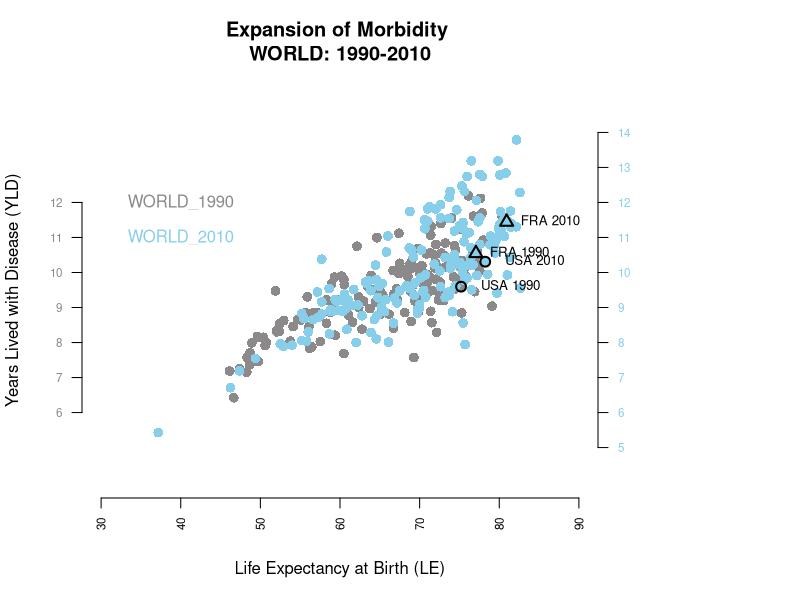
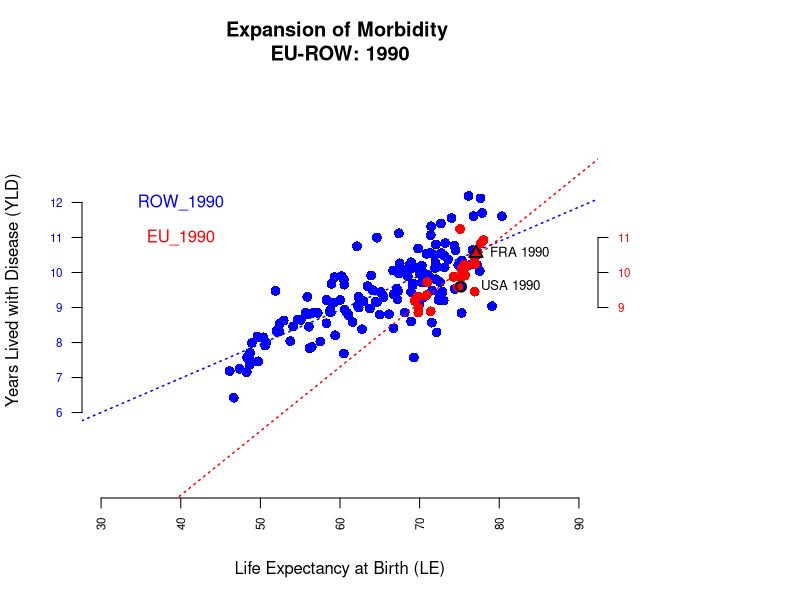
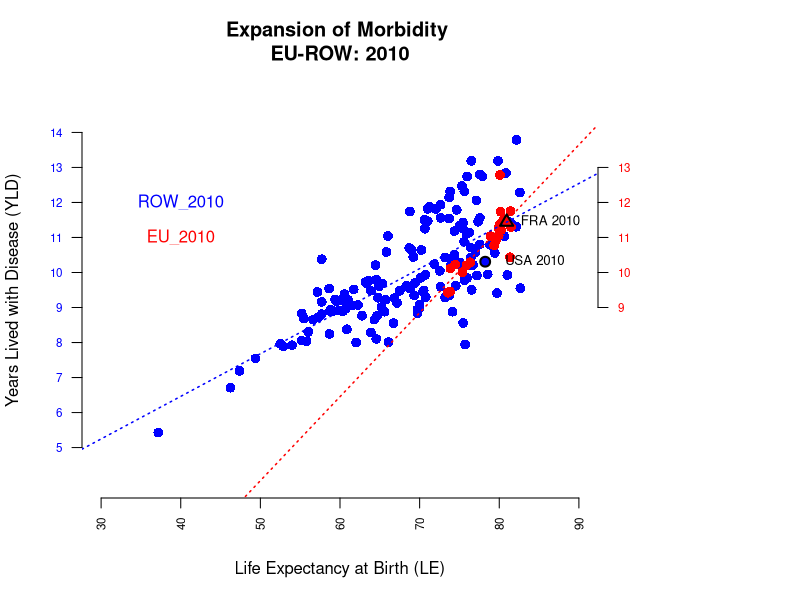
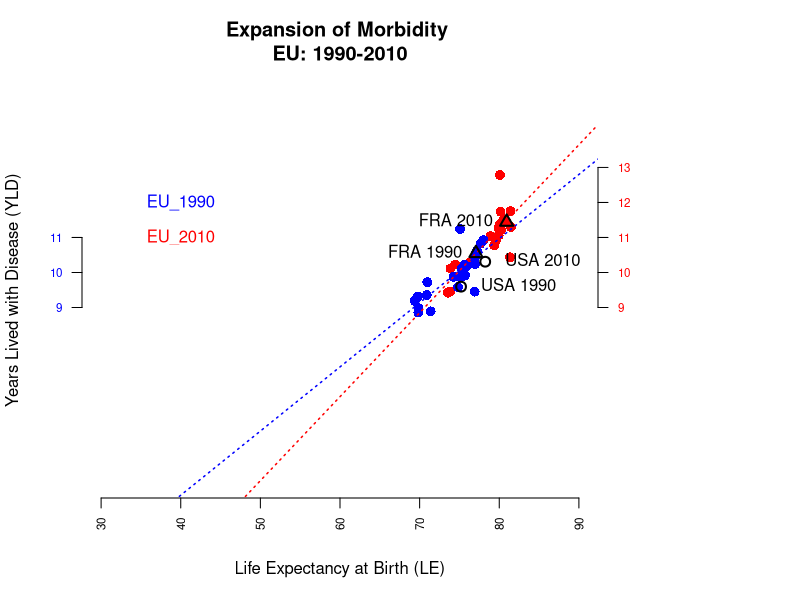
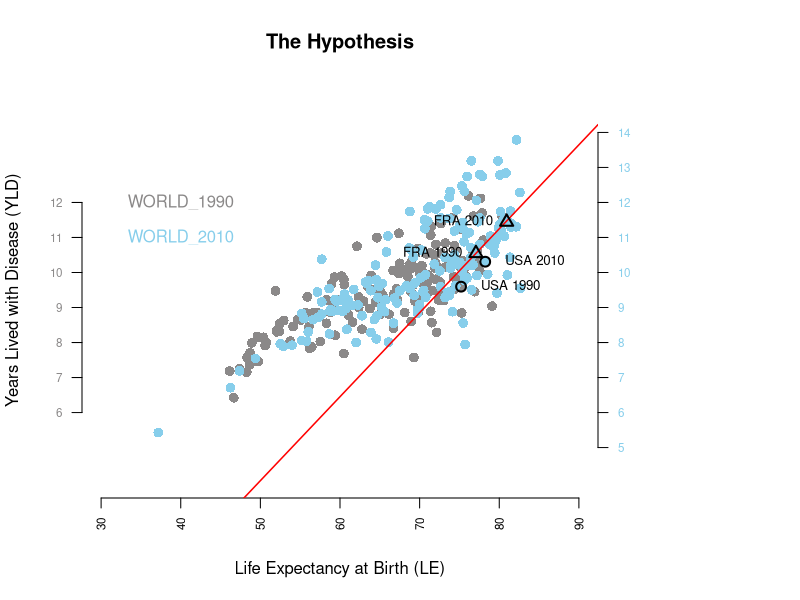

Here is the R script that generated these plots, in order:
## ---- chunk 1
knitr::opts_chunk$set(echo = TRUE)
## ---- chunk 2
library(data.table)

data.EU.1990 <- read.csv("Output_EU_1990.csv")
data.EU.2010 <- read.csv("Output_EU_2010.csv")
data.ROW.1990 <- read.csv("Output_ROW_1990.csv")
data.ROW.2010 <- read.csv("Output_ROW_2010.csv")

head(data.EU.1990)
head(data.EU.2010)
head(data.ROW.1990)
head(data.ROW.2010)

attach(data.EU.1990)
attach(data.EU.2010)
attach(data.ROW.1990)
attach(data.ROW.2010)

## ---- chunk 3
ID.EU <- "FRA"
ID.ROW <- "USA"
## ---- chunk 4
par(mar=c(5, 4, 4, 10) + 0.1)

plot(data.ROW.1990$le, data.ROW.1990$yld, main="Expansion of Morbidity \nWORLD: 1990-2010", xlab="Life Expectancy at Birth (LE)", ylab="Years Lived with Disease (YLD)", col="snow4", pch = 16, cex = 1.3, lty = "solid", lwd = 2, xlim=c(30, 90), ylim=c(4, 15), axes=FALSE, frame.plot=FALSE)

points(data.EU.1990$le, data.EU.1990$yld, col="snow4", pch = 16, cex = 1.3, lty = "solid", lwd = 2)

points(data.ROW.2010$le, data.ROW.2010$yld, col="skyblue", pch = 16, cex = 1.3, lty = "solid", lwd = 2)

points(data.EU.2010$le, data.EU.2010$yld,  col="skyblue", pch = 16, cex = 1.3, lty = "solid", lwd = 2)

axis(1, col.axis="black", las=2, cex.axis=0.7, tick=-.01)

axis(2, at=(round(min(data.ROW.1990$yld), 0): round(max(data.ROW.1990$yld), 0)), col.axis="snow4", las=2, cex.axis=0.7, tick=-.01)

axis(4, at=(round(min(data.ROW.2010$yld), 0): round(max(data.ROW.2010$yld), 0)), col.axis="skyblue", las=2, cex.axis=0.7, tick=-.01)

text(40, 12, "WORLD_1990", col="snow4")
text(40, 11, "WORLD_2010", col="skyblue")


points(data.EU.1990$le[data.EU.1990$country == ID.EU], data.EU.1990$yld[data.EU.1990$country == ID.EU], pch=2, col="black", cex = 1.3, lty = "solid", lwd = 2)

text(data.EU.1990$le[data.EU.1990$country == ID.EU], data.EU.1990$yld[data.EU.1990$country == ID.EU], labels=paste(ID.EU, "1990"), cex= .8, pos=4, offset = .7)

points(data.EU.2010$le[data.EU.2010$country == ID.EU], data.EU.2010$yld[data.EU.2010$country == ID.EU], pch=2, col="black", cex = 1.3, lty = "solid", lwd = 2)

text(data.EU.2010$le[data.EU.2010$country == ID.EU], data.EU.2010$yld[data.EU.2010$country == ID.EU], labels=paste(ID.EU, "2010"), cex= .8, pos=4, offset = .7)

points(data.ROW.1990$le[data.ROW.1990$country == ID.ROW], data.ROW.1990$yld[data.ROW.1990$country == ID.ROW], pch=21, col="black", cex = 1.3, lty = "solid", lwd = 2)

text(data.ROW.1990$le[data.ROW.1990$country == ID.ROW], data.ROW.1990$yld[data.ROW.1990$country == ID.ROW], labels=paste(ID.ROW, "1990"), cex= .8, pos=4, offset = 1)

points(data.ROW.2010$le[data.ROW.2010$country == ID.ROW], data.ROW.2010$yld[data.ROW.2010$country == ID.ROW], pch=21, col="black", cex = 1.3, lty = "solid", lwd = 2)

text(data.ROW.2010$le[data.ROW.2010$country == ID.ROW], data.ROW.2010$yld[data.ROW.2010$country == ID.ROW], labels=paste(ID.ROW, "2010"), cex= .8, pos=4, offset = 1)

## ---- chunk 5
par(mar=c(5, 4, 4, 10) + 0.1)

plot(data.ROW.1990$le, data.ROW.1990$yld, main="Expansion of Morbidity \nEU-ROW: 1990", xlab="Life Expectancy at Birth (LE)", ylab="Years Lived with Disease (YLD)", col="blue", pch = 16, cex = 1.3, lty = "solid", lwd = 2, xlim=c(30,90), ylim=c(4, 15), axes=FALSE, frame.plot=FALSE)

points(data.EU.1990$le, data.EU.1990$yld, col="red", pch = 16, cex = 1.3, lty = "solid", lwd = 2)

axis(1, col.axis="black", las=2, cex.axis=0.7, tick=-.01)

axis(2, at=(round(min(data.ROW.1990$yld), 0): round(max(data.ROW.1990$yld), 0)), col.axis="blue", las=2, cex.axis=0.7, tick=-.01)

axis(4, at=(round(min(data.EU.1990$yld), 0): round(max(data.EU.1990$yld), 0)), col.axis="red", las=2, cex.axis=0.7, tick=-.01)

text(40, 12, "ROW_1990", col="blue")
text(40, 11, "EU_1990", col="red")

fun.ROW.1990 <- lm(data.ROW.1990$yld ~ data.ROW.1990$le)
fun.EU.1990 <- lm(data.EU.1990$yld ~ data.EU.1990$le)

abline(fun.ROW.1990, lty = 3, col="blue", lwd=1.5)
abline(fun.EU.1990, lty = 3, col="red", lwd=1.5)

points(data.EU.1990$le[data.EU.1990$country == ID.EU], data.EU.1990$yld[data.EU.1990$country == ID.EU], pch=2, col="black", cex = 1.3, lty = "solid", lwd = 2)

text(data.EU.1990$le[data.EU.1990$country == ID.EU], data.EU.1990$yld[data.EU.1990$country == ID.EU], labels=paste(ID.EU, "1990"), cex= .8, pos=4, offset = .7)

points(data.ROW.1990$le[data.ROW.1990$country == ID.ROW], data.ROW.1990$yld[data.ROW.1990$country == ID.ROW], pch=21, col="black", cex = 1.3, lty = "solid", lwd = 2)

text(data.ROW.1990$le[data.ROW.1990$country == ID.ROW], data.ROW.1990$yld[data.ROW.1990$country == ID.ROW], labels=paste(ID.ROW, "1990"), cex= .8, pos=4, offset = 1)

## ---- chunk 6
par(mar=c(5, 4, 4, 10) + 0.1)

plot(data.ROW.2010$le, data.ROW.2010$yld, main="Expansion of Morbidity \nEU-ROW: 2010", xlab="Life Expectancy at Birth (LE)", ylab="Years Lived with Disease (YLD)", col="blue", pch = 16, cex = 1.3, lty = "solid", lwd = 2, xlim=c(30,90), ylim=c(4, 15), axes=FALSE, frame.plot=FALSE)

points(data.EU.2010$le, data.EU.2010$yld, col="red", pch = 16, cex = 1.3, lty = "solid", lwd = 2)

axis(1, col.axis="black", las=2, cex.axis=0.7, tick=-.01)

axis(2, at=(round(min(data.ROW.2010$yld), 0): round(max(data.ROW.2010$yld), 0)), col.axis="blue", las=2, cex.axis=0.7, tick=-.01)

axis(4, at=(round(min(data.EU.2010$yld), 0): round(max(data.EU.2010$yld), 0)), col.axis="red", las=2, cex.axis=0.7, tick=-.01)

text(40, 12, "ROW_2010", col="blue")
text(40, 11, "EU_2010", col="red")

fun.ROW.2010 <- lm(data.ROW.2010$yld ~ data.ROW.2010$le)
fun.EU.2010 <- lm(data.EU.2010$yld ~ data.EU.2010$le)

abline(fun.ROW.2010, lty = 3, col="blue", lwd=1.5)
abline(fun.EU.2010, lty = 3, col="red", lwd=1.5)

points(data.EU.2010$le[data.EU.2010$country == ID.EU], data.EU.2010$yld[data.EU.2010$country == ID.EU], pch=2, col="black", cex = 1.3, lty = "solid", lwd = 2)

text(data.EU.2010$le[data.EU.2010$country == ID.EU], data.EU.2010$yld[data.EU.2010$country == ID.EU], labels=paste(ID.EU, "2010"), cex= .8, pos=4, offset = .7)

points(data.ROW.2010$le[data.ROW.2010$country == ID.ROW], data.ROW.2010$yld[data.ROW.2010$country == ID.ROW], pch=21, col="black", cex = 1.3, lty = "solid", lwd = 2)

text(data.ROW.2010$le[data.ROW.2010$country == ID.ROW], data.ROW.2010$yld[data.ROW.2010$country == ID.ROW], labels=paste(ID.ROW, "2010"), cex= .8, pos=4, offset = 1)


## ---- chunk 7
par(mar=c(5, 4, 4, 10) + 0.1)

plot(data.EU.2010$le, data.EU.2010$yld, main="Expansion of Morbidity \nEU: 1990-2010", xlab="Life Expectancy at Birth (LE)", ylab="Years Lived with Disease (YLD)", col="red", pch = 16, cex = 1.3, lty = "solid", lwd = 2, xlim=c(30, 90), ylim=c(4, 15), axes=FALSE, frame.plot=FALSE)

points(data.EU.1990$le, data.EU.1990$yld, col="blue", pch = 16, cex = 1.3, lty = "solid", lwd = 2)

axis(1, col.axis="black", las=2, cex.axis=0.7, tick=-.01)

axis(2, at=(round(min(data.EU.1990$yld), 0): round(max(data.EU.1990$yld), 0)), col.axis="blue", las=2, cex.axis=0.7, tick=-.01)

axis(4, at=(round(min(data.EU.2010$yld), 0): round(max(data.EU.2010$yld), 0)), col.axis="red", las=2, cex.axis=0.7, tick=-.01)

text(40, 12, "EU_1990", col="blue")
text(40, 11, "EU_2010", col="red")

fun.EU.2010 <- lm(data.EU.2010$yld ~ data.EU.2010$le)
fun.EU.1990 <- lm(data.EU.1990$yld ~ data.EU.1990$le)

abline(lm(data.EU.1990$yld ~ data.EU.1990$le), lty = 3, col="blue", lwd=1.5)
abline(lm(data.EU.2010$yld ~ data.EU.2010$le), lty = 3, col="red", lwd=1.5)

points(data.EU.1990$le[data.EU.1990$country == ID.EU], data.EU.1990$yld[data.EU.1990$country == ID.EU], pch=2, col="black", cex = 1.3, lty = "solid", lwd = 2)

text(data.EU.1990$le[data.EU.1990$country == ID.EU], data.EU.1990$yld[data.EU.1990$country == ID.EU], labels=paste(ID.EU, "1990"), cex= 1, pos=2, offset = .7)

points(data.EU.2010$le[data.EU.2010$country == ID.EU], data.EU.2010$yld[data.EU.2010$country == ID.EU], pch=2, col="black", cex = 1.3, lty = "solid", lwd = 2)

text(data.EU.2010$le[data.EU.2010$country == ID.EU], data.EU.2010$yld[data.EU.2010$country == ID.EU], labels=paste(ID.EU, "2010"), cex= 1, pos=2, offset = .7)

points(data.ROW.1990$le[data.ROW.1990$country == ID.ROW], data.ROW.1990$yld[data.ROW.1990$country == ID.ROW], pch=21, col="black", cex = 1.3, lty = "solid", lwd = 2)

text(data.ROW.1990$le[data.ROW.1990$country == ID.ROW], data.ROW.1990$yld[data.ROW.1990$country == ID.ROW], labels=paste(ID.ROW, "1990"), cex= 1, pos=4, offset = 1)

points(data.ROW.2010$le[data.ROW.2010$country == ID.ROW], data.ROW.2010$yld[data.ROW.2010$country == ID.ROW], pch=21, col="black", cex = 1.3, lty = "solid", lwd = 2)

text(data.ROW.2010$le[data.ROW.2010$country == ID.ROW], data.ROW.2010$yld[data.ROW.2010$country == ID.ROW], labels=paste(ID.ROW, "2010"), cex= 1, pos=4, offset = 1)

## ---- chunk 8
par(mar=c(5, 4, 4, 10) + 0.1)

plot(data.ROW.1990$le, data.ROW.1990$yld, main="The Hypothesis", xlab="Life Expectancy at Birth (LE)", ylab="Years Lived with Disease (YLD)", col="snow4", pch = 16, cex = 1.3, lty = "solid", lwd = 2, xlim=c(30, 90), ylim=c(4, 15), axes=FALSE, frame.plot=FALSE)

points(data.EU.1990$le, data.EU.1990$yld, col="snow4", pch = 16, cex = 1.3, lty = "solid", lwd = 2)

points(data.ROW.2010$le, data.ROW.2010$yld, col="skyblue", pch = 16, cex = 1.3, lty = "solid", lwd = 2)

points(data.EU.2010$le, data.EU.2010$yld,  col="skyblue", pch = 16, cex = 1.3, lty = "solid", lwd = 2)

axis(1, col.axis="black", las=2, cex.axis=0.7, tick=-.01)

axis(2, at=(round(min(data.ROW.1990$yld), 0): round(max(data.ROW.1990$yld), 0)), col.axis="snow4", las=2, cex.axis=0.7, tick=-.01)

axis(4, at=(round(min(data.ROW.2010$yld), 0): round(max(data.ROW.2010$yld), 0)), col.axis="skyblue", las=2, cex.axis=0.7, tick=-.01)

text(40, 12, "WORLD_1990", col="snow4")
text(40, 11, "WORLD_2010", col="skyblue")

fun.EU.2010 <- lm(data.EU.2010$yld ~ data.EU.2010$le)

abline(lm(data.EU.2010$yld ~ data.EU.2010$le), lty = 1, col="red", lwd=1.5)

points(data.EU.1990$le[data.EU.1990$country == ID.EU], data.EU.1990$yld[data.EU.1990$country == ID.EU], pch=2, col="black", cex = 1.3, lty = "solid", lwd = 2)

text(data.EU.1990$le[data.EU.1990$country == ID.EU], data.EU.1990$yld[data.EU.1990$country == ID.EU], labels=paste(ID.EU, "1990"), cex= .8, pos=2, offset = .7)

points(data.EU.2010$le[data.EU.2010$country == ID.EU], data.EU.2010$yld[data.EU.2010$country == ID.EU], pch=2, col="black", cex = 1.3, lty = "solid", lwd = 2)

text(data.EU.2010$le[data.EU.2010$country == ID.EU], data.EU.2010$yld[data.EU.2010$country == ID.EU], labels=paste(ID.EU, "2010"), cex= .8, pos=2, offset = .7)

points(data.ROW.1990$le[data.ROW.1990$country == ID.ROW], data.ROW.1990$yld[data.ROW.1990$country == ID.ROW], pch=21, col="black", cex = 1.3, lty = "solid", lwd = 2)

text(data.ROW.1990$le[data.ROW.1990$country == ID.ROW], data.ROW.1990$yld[data.ROW.1990$country == ID.ROW], labels=paste(ID.ROW, "1990"), cex= .8, pos=4, offset = 1)

points(data.ROW.2010$le[data.ROW.2010$country == ID.ROW], data.ROW.2010$yld[data.ROW.2010$country == ID.ROW], pch=21, col="black", cex = 1.3, lty = "solid", lwd = 2)

text(data.ROW.2010$le[data.ROW.2010$country == ID.ROW], data.ROW.2010$yld[data.ROW.2010$country == ID.ROW], labels=paste(ID.ROW, "2010"), cex= .8, pos=4, offset = 1)
